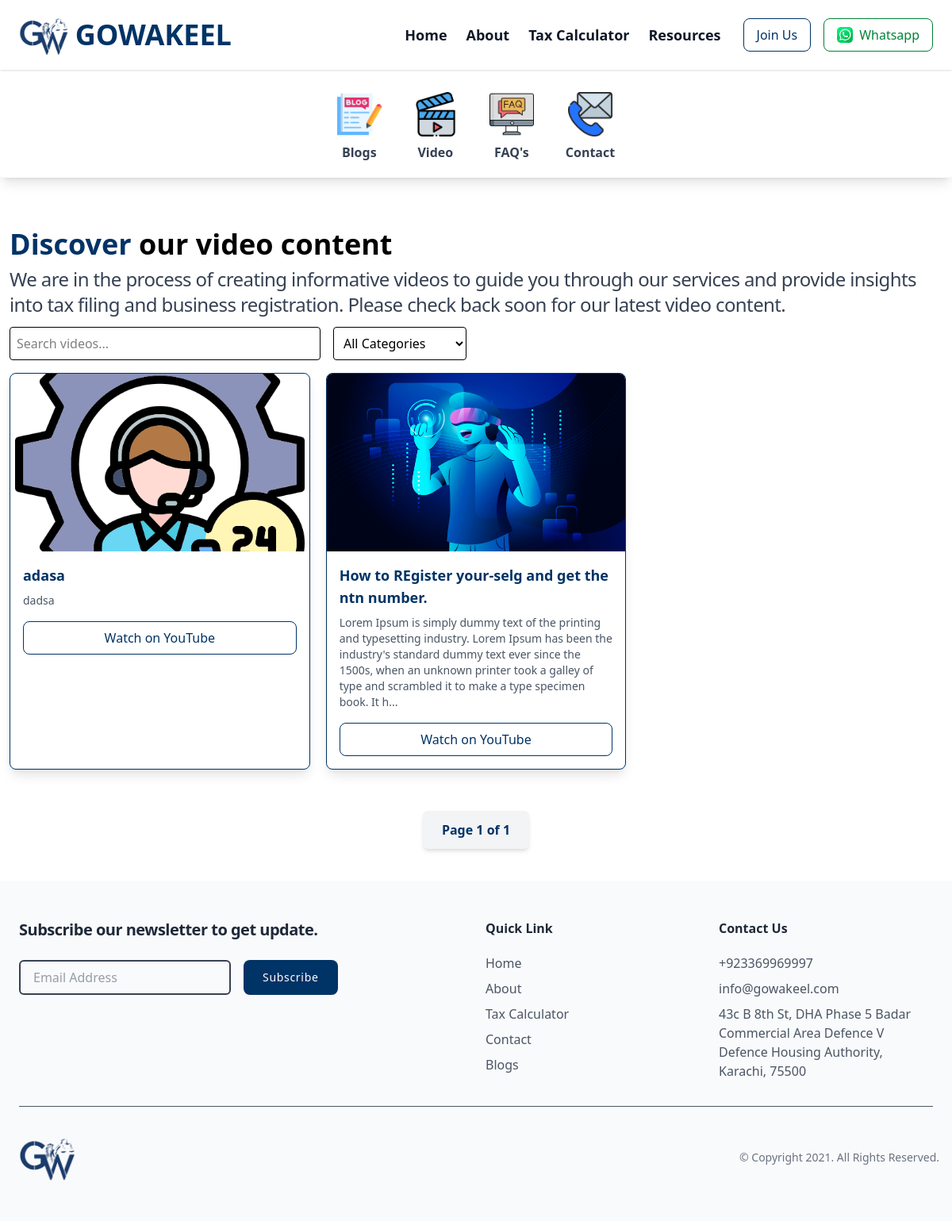
The page /video/ on the database its author committed.
### wakeelapp/models.py (models this page shows, shortened)
class Videos(models.Model):
    category = models.ForeignKey(VideoCategory, on_delete=models.CASCADE, related_name="videos")
    title = models.CharField(max_length=255)
    content = models.TextField()
    slug = models.SlugField(max_length=255, unique=True)
    image = models.ImageField(upload_to="videos")
    link = models.CharField(max_length=255)
    created_at = models.DateTimeField(auto_now_add=True)
    updated_at = models.DateTimeField(auto_now=True)

### wakeelapp/views.py (the view)
# urls.py: path('video/', views.video, name="video"),
def video(request):
    video_list = Videos.objects.all().order_by("-created_at")
    categories = VideoCategory.objects.values("name")
    paginator = Paginator(video_list, 6)
    page_number = request.GET.get('page')
    page_obj = paginator.get_page(page_number)
    context = {
        "videos": page_obj,
        "categories": categories
    }
    return render(request, 'wakeelapp/video.html', context)

### wakeelapp/templates/wakeelapp/video.html (shortened to what this page needs)
{% extends "wakeelapp/faq.html" %} {% load static %} {% block Content %}
<div class="container max-w-7xl mx-auto my-10 p-3">
    <div class="py-3">
        <h2 class="text-2xl font-bold md:text-4xl mb-2">
          <span class="text-[#003366]">Discover</span> our video content
        </h2>
        <p class="text-gray-700 text-lg justify-center tracking-tight md:text-2xl">
          We are in the process of creating informative videos to guide you through our services and provide insights into tax filing and business registration. Please check back soon for our latest video content.
        </p>
      </div>
  <div class="flex gap-4 mb-4">
    <input
      type="text"
      id="search"
      placeholder="Search videos..."
      class="w-1/3 p-2 border rounded"
    />
    <select id="category" class="p-2 border rounded">
      <option value="all">All Categories</option>
    </select>
  </div>
  <div
    class="grid grid-cols-1 md:grid-cols-2 lg:grid-cols-3 gap-5 mt-4"
    id="videoList"
  >
  {% for video in videos %}
    <div
      class="w-full mx-auto bg-white shadow-lg rounded-lg overflow-hidden border border-[#003366] hover:border-[#002244] transition video-item"
      data-category="{{video.category.name}}"
    >
      <div class="relative w-full h-56" id="videoContainer">
        <img
          id="videoThumbnail"
          src="{{ video.image.url }}"
          alt="Video Thumbnail"
          class="w-full h-full object-cover cursor-pointer"
          onclick="playVideo()"
        />
      </div>
      <div class="p-4">
        <h3 class="text-lg font-bold text-[#003366]">
          {{video.title}}
        </h3>
        <p class="text-gray-600 text-sm mt-2">
          {{ video.content|slice:":250" }}{% if video.content|length > 250 %}...{% endif %}
        </p>
        <a
          href="{{ video.link }}"
          target="_blank"
          class="block mt-4 text-center border border-[#003366] text-[#003366] px-4 py-2 rounded-lg hover:bg-[#003366] hover:text-white transition"
          >Watch on YouTube</a
        >
      </div>
    </div>
    {% endfor %}
  </div>
</div>
 <div class="w-container max-w-7xl mx-auto my-10 pagination">
  <div class="flex justify-center gap-4 mt-8">
      <span class="px-6 py-3 bg-gray-100 text-[#003366] font-semibold rounded-md shadow-md">
          Page {{ videos.number }} of {{ videos.paginator.num_pages }}
      </span>
  </div>
</div>
{% endblock Content %}

### rows shown on the page
Videos: image (picture), title "adasa", content "dadsa"
Videos: image (picture), title "How to REgister your-selg and get the ntn number.", content "Lorem Ipsum is simply dummy text of the printing and typesetting industry. Lorem Ipsum has been the industry's standard dummy text ever since the 1500s, when an unknown printer took a galley of type and scrambled it to make a type specimen book. It h"

### other values the page prints
{{ videos.number }} "1"
{{ videos.paginator.num_pages }} "1"
